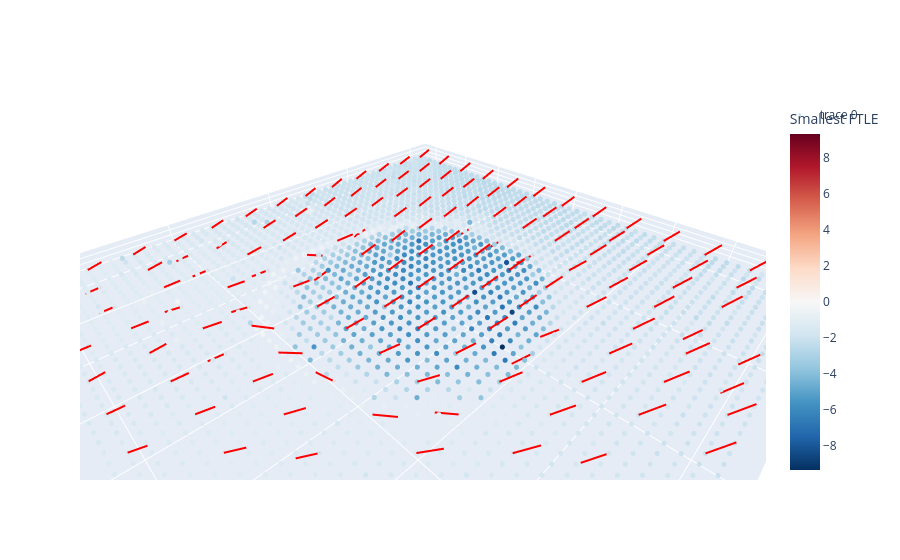

The notebook cell this image was saved under:
### Code cell
fig = go.Figure()

m = np.max(np.abs(lyap_grid_min))


fig.add_trace(
    go.Scatter3d(
        x=X3.ravel(),
        y=Y3.ravel(),
        z=Z3.ravel(),
        mode='markers',
        marker=dict(
            size=3,
            color=lyap_grid_min.ravel(),
            colorscale='RdBu_r',
            cmin=-m,
            cmax=m,
            colorbar=dict(title='Smallest FTLE')
        )
    )
)

skip = 4

for i in range(0, X3.shape[1], skip):
    for j in range(0, X3.shape[0], skip):

        x0 = X3[j,i]
        y0 = Y3[j,i]
        z0 = Z3[j,i]

        v = min_dirs[j,i]

        scale = 0.15

        fig.add_trace(
            go.Scatter3d(
                x=[x0, x0 + scale*v[0]],
                y=[y0, y0 + scale*v[1]],
                z=[z0, z0 + scale*v[2]],
                mode='lines',
                line=dict(color='red', width=4),
                showlegend=False
            )
        )

fig.update_layout(
    scene=dict(
        aspectmode='data',
        xaxis_title="x1",
        yaxis_title="x2"
    )
)

fig.show()

fig.write_html(
    save_dir / "general_1000_unstd_3ds_3ftle_46.html",
    include_plotlyjs="cdn"
)

### Figure 1 — Plotly figure (JSON) as saved in the notebook; plotly's stock layout.template omitted (floating-point values rounded to 4 significant figures; data arrays with more than 128 entries replaced by an {"elided": "..."} marker saying what was removed)
{"data": [{"marker": {"cmax": 9.332, "cmin": -9.332, "color": {"elided": "2500 float values"}, "colorbar": {"title": {"text": "Smallest FTLE"}}, "colorscale": [[0, "rgb(5,48,97)"], [0.1, "rgb(33,102,172)"], [0.2, "rgb(67,147,195)"], [0.3, "rgb(146,197,222)"], [0.4, "rgb(209,229,240)"], [0.5, "rgb(247,247,247)"], [0.6, "rgb(253,219,199)"], [0.7, "rgb(244,165,130)"], [0.8, "rgb(214,96,77)"], [0.9, "rgb(178,24,43)"], [1, "rgb(103,0,31)"]], "size": 3}, "mode": "markers", "type": "scatter3d", "x": {"elided": "2500 float values"}, "y": {"elided": "2500 float values"}, "z": {"elided": "2500 float values"}}, {"line": {"color": "red", "width": 4}, "mode": "lines", "showlegend": false, "type": "scatter3d", "x": [-2.047, -2.137], "y": [-2.069, -1.994], "z": [0, 0.09369]}, {"line": {"color": "red", "width": 4}, "mode": "lines", "showlegend": false, "type": "scatter3d", "x": [-2.047, -2.137], "y": [-1.727, -1.655], "z": [0, 0.09633]}, {"line": {"color": "red", "width": 4}, "mode": "lines", "showlegend": false, "type": "scatter3d", "x": [-2.047, -2.139], "y": [-1.384, -1.314], "z": [0, 0.09531]}, {"line": {"color": "red", "width": 4}, "mode": "lines", "showlegend": false, "type": "scatter3d", "x": [-2.047, -2.14], "y": [-1.042, -0.9739], "z": [0, 0.09603]}, {"line": {"color": "red", "width": 4}, "mode": "lines", "showlegend": false, "type": "scatter3d", "x": [-2.047, -2.141], "y": [-0.6999, -0.63], "z": [0, 0.0938]}, {"line": {"color": "red", "width": 4}, "mode": "lines", "showlegend": false, "type": "scatter3d", "x": [-2.047, -2.141], "y": [-0.3577, -0.2887], "z": [0, 0.09395]}, {"line": {"color": "red", "width": 4}, "mode": "lines", "showlegend": false, "type": "scatter3d", "x": [-2.047, -2.142], "y": [-0.01554, 0.05412], "z": [0, 0.09279]}, {"line": {"color": "red", "width": 4}, "mode": "lines", "showlegend": false, "type": "scatter3d", "x": [-2.047, -2.143], "y": [0.3267, 0.3964], "z": [0, 0.09178]}, {"line": {"color": "red", "width": 4}, "mode": "lines", "showlegend": false, "type": "scatter3d", "x": [-2.047, -2.141], "y": [0.6689, 0.742], "z": [0, 0.09074]}, {"line": {"color": "red", "width": 4}, "mode": "lines", "showlegend": false, "type": "scatter3d", "x": [-2.047, -2.138], "y": [1.011, 1.09], "z": [0, 0.08969]}, {"line": {"color": "red", "width": 4}, "mode": "lines", "showlegend": false, "type": "scatter3d", "x": [-2.047, -2.141], "y": [1.353, 1.43], "z": [0, 0.08895]}, {"line": {"color": "red", "width": 4}, "mode": "lines", "showlegend": false, "type": "scatter3d", "x": [-2.047, -2.139], "y": [1.695, 1.773], "z": [0, 0.08975]}, {"line": {"color": "red", "width": 4}, "mode": "lines", "showlegend": false, "type": "scatter3d", "x": [-2.047, -2.139], "y": [2.038, 2.115], "z": [0, 0.0893]}, {"line": {"color": "red", "width": 4}, "mode": "lines", "showlegend": false, "type": "scatter3d", "x": [-1.706, -1.794], "y": [-2.069, -1.988], "z": [0, 0.09127]}, {"line": {"color": "red", "width": 4}, "mode": "lines", "showlegend": false, "type": "scatter3d", "x": [-1.706, -1.796], "y": [-1.727, -1.651], "z": [0, 0.09274]}, {"line": {"color": "red", "width": 4}, "mode": "lines", "showlegend": false, "type": "scatter3d", "x": [-1.706, -1.797], "y": [-1.384, -1.312], "z": [0, 0.09421]}, {"line": {"color": "red", "width": 4}, "mode": "lines", "showlegend": false, "type": "scatter3d", "x": [-1.706, -1.799], "y": [-1.042, -0.9698], "z": [0, 0.09264]}, {"line": {"color": "red", "width": 4}, "mode": "lines", "showlegend": false, "type": "scatter3d", "x": [-1.706, -1.799], "y": [-0.6999, -0.6292], "z": [0, 0.09367]}, {"line": {"color": "red", "width": 4}, "mode": "lines", "showlegend": false, "type": "scatter3d", "x": [-1.706, -1.799], "y": [-0.3577, -0.2884], "z": [0, 0.09467]}, {"line": {"color": "red", "width": 4}, "mode": "lines", "showlegend": false, "type": "scatter3d", "x": [-1.706, -1.799], "y": [-0.01554, 0.05752], "z": [0, 0.09169]}, {"line": {"color": "red", "width": 4}, "mode": "lines", "showlegend": false, "type": "scatter3d", "x": [-1.706, -1.8], "y": [0.3267, 0.3993], "z": [0, 0.09143]}, {"line": {"color": "red", "width": 4}, "mode": "lines", "showlegend": false, "type": "scatter3d", "x": [-1.706, -1.799], "y": [0.6689, 0.7453], "z": [0, 0.08967]}, {"line": {"color": "red", "width": 4}, "mode": "lines", "showlegend": false, "type": "scatter3d", "x": [-1.706, -1.798], "y": [1.011, 1.089], "z": [0, 0.08897]}, {"line": {"color": "red", "width": 4}, "mode": "lines", "showlegend": false, "type": "scatter3d", "x": [-1.706, -1.798], "y": [1.353, 1.432], "z": [0, 0.0884]}, {"line": {"color": "red", "width": 4}, "mode": "lines", "showlegend": false, "type": "scatter3d", "x": [-1.706, -1.797], "y": [1.695, 1.775], "z": [0, 0.08824]}, {"line": {"color": "red", "width": 4}, "mode": "lines", "showlegend": false, "type": "scatter3d", "x": [-1.706, -1.798], "y": [2.038, 2.116], "z": [0, 0.08848]}, {"line": {"color": "red", "width": 4}, "mode": "lines", "showlegend": false, "type": "scatter3d", "x": [-1.365, -1.452], "y": [-2.069, -1.988], "z": [0, 0.09154]}, {"line": {"color": "red", "width": 4}, "mode": "lines", "showlegend": false, "type": "scatter3d", "x": [-1.365, -1.452], "y": [-1.727, -1.645], "z": [0, 0.09149]}, {"line": {"color": "red", "width": 4}, "mode": "lines", "showlegend": false, "type": "scatter3d", "x": [-1.365, -1.456], "y": [-1.384, -1.309], "z": [0, 0.09215]}, {"line": {"color": "red", "width": 4}, "mode": "lines", "showlegend": false, "type": "scatter3d", "x": [-1.365, -1.457], "y": [-1.042, -0.9691], "z": [0, 0.09306]}, {"line": {"color": "red", "width": 4}, "mode": "lines", "showlegend": false, "type": "scatter3d", "x": [-1.365, -1.457], "y": [-0.6999, -0.6301], "z": [0, 0.09501]}, {"line": {"color": "red", "width": 4}, "mode": "lines", "showlegend": false, "type": "scatter3d", "x": [-1.365, -1.459], "y": [-0.3577, -0.2872], "z": [0, 0.09251]}, {"line": {"color": "red", "width": 4}, "mode": "lines", "showlegend": false, "type": "scatter3d", "x": [-1.365, -1.457], "y": [-0.01554, 0.05849], "z": [0, 0.09184]}, {"line": {"color": "red", "width": 4}, "mode": "lines", "showlegend": false, "type": "scatter3d", "x": [-1.365, -1.457], "y": [0.3267, 0.4019], "z": [0, 0.09119]}, {"line": {"color": "red", "width": 4}, "mode": "lines", "showlegend": false, "type": "scatter3d", "x": [-1.365, -1.458], "y": [0.6689, 0.7449], "z": [0, 0.08993]}, {"line": {"color": "red", "width": 4}, "mode": "lines", "showlegend": false, "type": "scatter3d", "x": [-1.365, -1.457], "y": [1.011, 1.09], "z": [0, 0.08854]}, {"line": {"color": "red", "width": 4}, "mode": "lines", "showlegend": false, "type": "scatter3d", "x": [-1.365, -1.457], "y": [1.353, 1.433], "z": [0, 0.08732]}, {"line": {"color": "red", "width": 4}, "mode": "lines", "showlegend": false, "type": "scatter3d", "x": [-1.365, -1.456], "y": [1.695, 1.775], "z": [0, 0.08845]}, {"line": {"color": "red", "width": 4}, "mode": "lines", "showlegend": false, "type": "scatter3d", "x": [-1.365, -1.456], "y": [2.038, 2.118], "z": [0, 0.08775]}, {"line": {"color": "red", "width": 4}, "mode": "lines", "showlegend": false, "type": "scatter3d", "x": [-1.023, -1.11], "y": [-2.069, -1.988], "z": [0, 0.09216]}, {"line": {"color": "red", "width": 4}, "mode": "lines", "showlegend": false, "type": "scatter3d", "x": [-1.023, -1.111], "y": [-1.727, -1.647], "z": [0, 0.09155]}, {"line": {"color": "red", "width": 4}, "mode": "lines", "showlegend": false, "type": "scatter3d", "x": [-1.023, -1.111], "y": [-1.384, -1.303], "z": [0, 0.09047]}, {"line": {"color": "red", "width": 4}, "mode": "lines", "showlegend": false, "type": "scatter3d", "x": [-1.023, -1.117], "y": [-1.042, -0.9702], "z": [0, 0.09274]}, {"line": {"color": "red", "width": 4}, "mode": "lines", "showlegend": false, "type": "scatter3d", "x": [-1.023, -1.123], "y": [-0.6999, -0.6325], "z": [0, 0.08961]}, {"line": {"color": "red", "width": 4}, "mode": "lines", "showlegend": false, "type": "scatter3d", "x": [-1.023, -0.9082], "y": [-0.3577, -0.4233], "z": [0, -0.07013]}, {"line": {"color": "red", "width": 4}, "mode": "lines", "showlegend": false, "type": "scatter3d", "x": [-1.023, -0.9164], "y": [-0.01554, -0.08717], "z": [0, -0.0769]}, {"line": {"color": "red", "width": 4}, "mode": "lines", "showlegend": false, "type": "scatter3d", "x": [-1.023, -0.918], "y": [0.3267, 0.2461], "z": [0, -0.06988]}, {"line": {"color": "red", "width": 4}, "mode": "lines", "showlegend": false, "type": "scatter3d", "x": [-1.023, -1.116], "y": [0.6689, 0.7509], "z": [0, 0.08463]}, {"line": {"color": "red", "width": 4}, "mode": "lines", "showlegend": false, "type": "scatter3d", "x": [-1.023, -1.113], "y": [1.011, 1.093], "z": [0, 0.08842]}, {"line": {"color": "red", "width": 4}, "mode": "lines", "showlegend": false, "type": "scatter3d", "x": [-1.023, -1.113], "y": [1.353, 1.433], "z": [0, 0.08969]}, {"line": {"color": "red", "width": 4}, "mode": "lines", "showlegend": false, "type": "scatter3d", "x": [-1.023, -0.9332], "y": [1.695, 1.613], "z": [0, -0.08722]}, {"line": {"color": "red", "width": 4}, "mode": "lines", "showlegend": false, "type": "scatter3d", "x": [-1.023, -0.9333], "y": [2.038, 1.956], "z": [0, -0.0879]}, {"line": {"color": "red", "width": 4}, "mode": "lines", "showlegend": false, "type": "scatter3d", "x": [-0.6823, -0.7693], "y": [-2.069, -1.99], "z": [0, 0.09317]}, {"line": {"color": "red", "width": 4}, "mode": "lines", "showlegend": false, "type": "scatter3d", "x": [-0.6823, -0.7693], "y": [-1.727, -1.646], "z": [0, 0.09218]}, {"line": {"color": "red", "width": 4}, "mode": "lines", "showlegend": false, "type": "scatter3d", "x": [-0.6823, -0.7684], "y": [-1.384, -1.302], "z": [0, 0.09105]}, {"line": {"color": "red", "width": 4}, "mode": "lines", "showlegend": false, "type": "scatter3d", "x": [-0.6823, -0.7748], "y": [-1.042, -0.9648], "z": [0, 0.08917]}, {"line": {"color": "red", "width": 4}, "mode": "lines", "showlegend": false, "type": "scatter3d", "x": [-0.6823, -0.7989], "y": [-0.6999, -0.6461], "z": [0, 0.07747]}, {"line": {"color": "red", "width": 4}, "mode": "lines", "showlegend": false, "type": "scatter3d", "x": [-0.6823, -0.7763], "y": [-0.3577, -0.2869], "z": [0, 0.09292]}, {"line": {"color": "red", "width": 4}, "mode": "lines", "showlegend": false, "type": "scatter3d", "x": [-0.6823, -0.774], "y": [-0.01554, 0.05485], "z": [0, 0.09561]}, {"line": {"color": "red", "width": 4}, "mode": "lines", "showlegend": false, "type": "scatter3d", "x": [-0.6823, -0.7677], "y": [0.3267, 0.4013], "z": [0, 0.09821]}, {"line": {"color": "red", "width": 4}, "mode": "lines", "showlegend": false, "type": "scatter3d", "x": [-0.6823, -0.7834], "y": [0.6689, 0.738], "z": [0, 0.08665]}, {"line": {"color": "red", "width": 4}, "mode": "lines", "showlegend": false, "type": "scatter3d", "x": [-0.6823, -0.7702], "y": [1.011, 1.096], "z": [0, 0.08663]}, {"line": {"color": "red", "width": 4}, "mode": "lines", "showlegend": false, "type": "scatter3d", "x": [-0.6823, -0.7717], "y": [1.353, 1.437], "z": [0, 0.08667]}, {"line": {"color": "red", "width": 4}, "mode": "lines", "showlegend": false, "type": "scatter3d", "x": [-0.6823, -0.7721], "y": [1.695, 1.779], "z": [0, 0.08591]}, {"line": {"color": "red", "width": 4}, "mode": "lines", "showlegend": false, "type": "scatter3d", "x": [-0.6823, -0.5926], "y": [2.038, 1.955], "z": [0, -0.08726]}, {"line": {"color": "red", "width": 4}, "mode": "lines", "showlegend": false, "type": "scatter3d", "x": [-0.3411, -0.4214], "y": [-2.069, -1.981], "z": [0, 0.09178]}, {"line": {"color": "red", "width": 4}, "mode": "lines", "showlegend": false, "type": "scatter3d", "x": [-0.3411, -0.4242], "y": [-1.727, -1.641], "z": [0, 0.09108]}, {"line": {"color": "red", "width": 4}, "mode": "lines", "showlegend": false, "type": "scatter3d", "x": [-0.3411, -0.4339], "y": [-1.384, -1.302], "z": [0, 0.08416]}, {"line": {"color": "red", "width": 4}, "mode": "lines", "showlegend": false, "type": "scatter3d", "x": [-0.3411, -0.2333], "y": [-1.042, -1.112], "z": [0, -0.07778]}, {"line": {"color": "red", "width": 4}, "mode": "lines", "showlegend": false, "type": "scatter3d", "x": [-0.3411, -0.4458], "y": [-0.6999, -0.6364], "z": [0, 0.08659]}, {"line": {"color": "red", "width": 4}, "mode": "lines", "showlegend": false, "type": "scatter3d", "x": [-0.3411, -0.4319], "y": [-0.3577, -0.2826], "z": [0, 0.09284]}, {"line": {"color": "red", "width": 4}, "mode": "lines", "showlegend": false, "type": "scatter3d", "x": [-0.3411, -0.4307], "y": [-0.01554, 0.05816], "z": [0, 0.09512]}, {"line": {"color": "red", "width": 4}, "mode": "lines", "showlegend": false, "type": "scatter3d", "x": [-0.3411, -0.429], "y": [0.3267, 0.4004], "z": [0, 0.09666]}, {"line": {"color": "red", "width": 4}, "mode": "lines", "showlegend": false, "type": "scatter3d", "x": [-0.3411, -0.4305], "y": [0.6689, 0.741], "z": [0, 0.09651]}, {"line": {"color": "red", "width": 4}, "mode": "lines", "showlegend": false, "type": "scatter3d", "x": [-0.3411, -0.2498], "y": [1.011, 0.9177], "z": [0, -0.07373]}, {"line": {"color": "red", "width": 4}, "mode": "lines", "showlegend": false, "type": "scatter3d", "x": [-0.3411, -0.4288], "y": [1.353, 1.441], "z": [0, 0.08485]}, {"line": {"color": "red", "width": 4}, "mode": "lines", "showlegend": false, "type": "scatter3d", "x": [-0.3411, -0.4307], "y": [1.695, 1.781], "z": [0, 0.08428]}, {"line": {"color": "red", "width": 4}, "mode": "lines", "showlegend": false, "type": "scatter3d", "x": [-0.3411, -0.4295], "y": [2.038, 2.123], "z": [0, 0.08583]}, {"line": {"color": "red", "width": 4}, "mode": "lines", "showlegend": false, "type": "scatter3d", "x": [2.123e-05, -0.08622], "y": [-2.069, -1.982], "z": [0, 0.08697]}, {"line": {"color": "red", "width": 4}, "mode": "lines", "showlegend": false, "type": "scatter3d", "x": [2.123e-05, -0.09204], "y": [-1.727, -1.642], "z": [0, 0.08283]}, {"line": {"color": "red", "width": 4}, "mode": "lines", "showlegend": false, "type": "scatter3d", "x": [2.123e-05, -0.09252], "y": [-1.384, -1.299], "z": [0, 0.08182]}, {"line": {"color": "red", "width": 4}, "mode": "lines", "showlegend": false, "type": "scatter3d", "x": [2.123e-05, -0.1184], "y": [-1.042, -0.9644], "z": [0, 0.04942]}, {"line": {"color": "red", "width": 4}, "mode": "lines", "showlegend": false, "type": "scatter3d", "x": [2.123e-05, -0.1033], "y": [-0.6999, -0.6324], "z": [0, 0.08522]}, {"line": {"color": "red", "width": 4}, "mode": "lines", "showlegend": false, "type": "scatter3d", "x": [2.123e-05, -0.09073], "y": [-0.3577, -0.2826], "z": [0, 0.09283]}, {"line": {"color": "red", "width": 4}, "mode": "lines", "showlegend": false, "type": "scatter3d", "x": [2.123e-05, -0.08845], "y": [-0.01554, 0.06144], "z": [0, 0.09353]}, {"line": {"color": "red", "width": 4}, "mode": "lines", "showlegend": false, "type": "scatter3d", "x": [2.123e-05, -0.08847], "y": [0.3267, 0.4018], "z": [0, 0.095]}, {"line": {"color": "red", "width": 4}, "mode": "lines", "showlegend": false, "type": "scatter3d", "x": [2.123e-05, -0.08727], "y": [0.6689, 0.7452], "z": [0, 0.09514]}, {"line": {"color": "red", "width": 4}, "mode": "lines", "showlegend": false, "type": "scatter3d", "x": [2.123e-05, 0.08681], "y": [1.011, 0.9265], "z": [0, -0.08847]}, {"line": {"color": "red", "width": 4}, "mode": "lines", "showlegend": false, "type": "scatter3d", "x": [2.123e-05, -0.08953], "y": [1.353, 1.442], "z": [0, 0.08161]}, {"line": {"color": "red", "width": 4}, "mode": "lines", "showlegend": false, "type": "scatter3d", "x": [2.123e-05, -0.08869], "y": [1.695, 1.783], "z": [0, 0.08315]}, {"line": {"color": "red", "width": 4}, "mode": "lines", "showlegend": false, "type": "scatter3d", "x": [2.123e-05, -0.08848], "y": [2.038, 2.123], "z": [0, 0.08594]}, {"line": {"color": "red", "width": 4}, "mode": "lines", "showlegend": false, "type": "scatter3d", "x": [0.3412, 0.2518], "y": [-2.069, -1.98], "z": [0, 0.08176]}, {"line": {"color": "red", "width": 4}, "mode": "lines", "showlegend": false, "type": "scatter3d", "x": [0.3412, 0.2517], "y": [-1.727, -1.637], "z": [0, 0.08019]}, {"line": {"color": "red", "width": 4}, "mode": "lines", "showlegend": false, "type": "scatter3d", "x": [0.3412, 0.2511], "y": [-1.384, -1.294], "z": [0, 0.07929]}, {"line": {"color": "red", "width": 4}, "mode": "lines", "showlegend": false, "type": "scatter3d", "x": [0.3412, 0.2234], "y": [-1.042, -0.9515], "z": [0, -0.0204]}, {"line": {"color": "red", "width": 4}, "mode": "lines", "showlegend": false, "type": "scatter3d", "x": [0.3412, 0.4377], "y": [-0.6999, -0.7736], "z": [0, -0.08807]}, {"line": {"color": "red", "width": 4}, "mode": "lines", "showlegend": false, "type": "scatter3d", "x": [0.3412, 0.2437], "y": [-0.3577, -0.2854], "z": [0, 0.08808]}, {"line": {"color": "red", "width": 4}, "mode": "lines", "showlegend": false, "type": "scatter3d", "x": [0.3412, 0.2416], "y": [-0.01554, 0.05864], "z": [0, 0.0841]}, {"line": {"color": "red", "width": 4}, "mode": "lines", "showlegend": false, "type": "scatter3d", "x": [0.3412, 0.2527], "y": [0.3267, 0.4063], "z": [0, 0.09127]}, {"line": {"color": "red", "width": 4}, "mode": "lines", "showlegend": false, "type": "scatter3d", "x": [0.3412, 0.2544], "y": [0.6689, 0.7552], "z": [0, 0.08661]}, {"line": {"color": "red", "width": 4}, "mode": "lines", "showlegend": false, "type": "scatter3d", "x": [0.3412, 0.2533], "y": [1.011, 1.101], "z": [0, 0.0814]}, {"line": {"color": "red", "width": 4}, "mode": "lines", "showlegend": false, "type": "scatter3d", "x": [0.3412, 0.2557], "y": [1.353, 1.446], "z": [0, 0.08161]}, {"line": {"color": "red", "width": 4}, "mode": "lines", "showlegend": false, "type": "scatter3d", "x": [0.3412, 0.4278], "y": [1.695, 1.606], "z": [0, -0.08334]}, {"line": {"color": "red", "width": 4}, "mode": "lines", "showlegend": false, "type": "scatter3d", "x": [0.3412, 0.2538], "y": [2.038, 2.125], "z": [0, 0.08453]}, {"line": {"color": "red", "width": 4}, "mode": "lines", "showlegend": false, "type": "scatter3d", "x": [0.6824, 0.5925], "y": [-2.069, -1.978], "z": [0, 0.07925]}, {"line": {"color": "red", "width": 4}, "mode": "lines", "showlegend": false, "type": "scatter3d", "x": [0.6824, 0.7732], "y": [-1.727, -1.816], "z": [0, -0.07913]}, {"line": {"color": "red", "width": 4}, "mode": "lines", "showlegend": false, "type": "scatter3d", "x": [0.6824, 0.5888], "y": [-1.384, -1.293], "z": [0, 0.07302]}, {"line": {"color": "red", "width": 4}, "mode": "lines", "showlegend": false, "type": "scatter3d", "x": [0.6824, 0.7869], "y": [-1.042, -1.134], "z": [0, -0.05526]}, {"line": {"color": "red", "width": 4}, "mode": "lines", "showlegend": false, "type": "scatter3d", "x": [0.6824, 0.5348], "y": [-0.6999, -0.6734], "z": [0, 0.005505]}, {"line": {"color": "red", "width": 4}, "mode": "lines", "showlegend": false, "type": "scatter3d", "x": [0.6824, 0.571], "y": [-0.3577, -0.2849], "z": [0, 0.0692]}, {"line": {"color": "red", "width": 4}, "mode": "lines", "showlegend": false, "type": "scatter3d", "x": [0.6824, 0.5895], "y": [-0.01554, 0.06831], "z": [0, 0.08276]}, {"line": {"color": "red", "width": 4}, "mode": "lines", "showlegend": false, "type": "scatter3d", "x": [0.6824, 0.581], "y": [0.3267, 0.4131], "z": [0, 0.06906]}, {"line": {"color": "red", "width": 4}, "mode": "lines", "showlegend": false, "type": "scatter3d", "x": [0.6824, 0.599], "y": [0.6689, 0.7723], "z": [0, 0.06967]}, {"line": {"color": "red", "width": 4}, "mode": "lines", "showlegend": false, "type": "scatter3d", "x": [0.6824, 0.7552], "y": [1.011, 0.8831], "z": [0, -0.0288]}, {"line": {"color": "red", "width": 4}, "mode": "lines", "showlegend": false, "type": "scatter3d", "x": [0.6824, 0.5961], "y": [1.353, 1.451], "z": [0, 0.07422]}, {"line": {"color": "red", "width": 4}, "mode": "lines", "showlegend": false, "type": "scatter3d", "x": [0.6824, 0.7673], "y": [1.695, 1.601], "z": [0, -0.07977]}, {"line": {"color": "red", "width": 4}, "mode": "lines", "showlegend": false, "type": "scatter3d", "x": [0.6824, 0.5981], "y": [2.038, 2.134], "z": [0, 0.07881]}, {"line": {"color": "red", "width": 4}, "mode": "lines", "showlegend": false, "type": "scatter3d", "x": [1.024, 0.9298], "y": [-2.069, -1.977], "z": [0, 0.07265]}, {"line": {"color": "red", "width": 4}, "mode": "lines", "showlegend": false, "type": "scatter3d", "x": [1.024, 1.122], "y": [-1.727, -1.82], "z": [0, -0.06375]}, {"line": {"color": "red", "width": 4}, "mode": "lines", "showlegend": false, "type": "scatter3d", "x": [1.024, 1.124], "y": [-1.384, -1.479], "z": [0, -0.05876]}, {"line": {"color": "red", "width": 4}, "mode": "lines", "showlegend": false, "type": "scatter3d", "x": [1.024, 0.9206], "y": [-1.042, -0.9468], "z": [0, 0.0531]}, {"line": {"color": "red", "width": 4}, "mode": "lines", "showlegend": false, "type": "scatter3d", "x": [1.024, 1.125], "y": [-0.6999, -0.7993], "z": [0, -0.04837]}, {"line": {"color": "red", "width": 4}, "mode": "lines", "showlegend": false, "type": "scatter3d", "x": [1.024, 1.129], "y": [-0.3577, -0.4616], "z": [0, 0.02569]}, {"line": {"color": "red", "width": 4}, "mode": "lines", "showlegend": false, "type": "scatter3d", "x": [1.024, 1.132], "y": [-0.01554, -0.1183], "z": [0, 0.01033]}, {"line": {"color": "red", "width": 4}, "mode": "lines", "showlegend": false, "type": "scatter3d", "x": [1.024, 1.059], "y": [0.3267, 0.1809], "z": [0, -0.002053]}, {"line": {"color": "red", "width": 4}, "mode": "lines", "showlegend": false, "type": "scatter3d", "x": [1.024, 0.9508], "y": [0.6689, 0.797], "z": [0, 0.02789]}, {"line": {"color": "red", "width": 4}, "mode": "lines", "showlegend": false, "type": "scatter3d", "x": [1.024, 0.9387], "y": [1.011, 1.12], "z": [0, 0.05926]}, {"line": {"color": "red", "width": 4}, "mode": "lines", "showlegend": false, "type": "scatter3d", "x": [1.024, 1.106], "y": [1.353, 1.251], "z": [0, -0.07295]}, {"line": {"color": "red", "width": 4}, "mode": "lines", "showlegend": false, "type": "scatter3d", "x": [1.024, 1.106], "y": [1.695, 1.596], "z": [0, -0.07643]}, {"line": {"color": "red", "width": 4}, "mode": "lines", "showlegend": false, "type": "scatter3d", "x": [1.024, 1.109], "y": [2.038, 1.943], "z": [0, -0.07812]}, {"line": {"color": "red", "width": 4}, "mode": "lines", "showlegend": false, "type": "scatter3d", "x": [1.365, 1.273], "y": [-2.069, -1.976], "z": [0, 0.07441]}, {"line": {"color": "red", "width": 4}, "mode": "lines", "showlegend": false, "type": "scatter3d", "x": [1.365, 1.264], "y": [-1.727, -1.638], "z": [0, 0.06862]}, {"line": {"color": "red", "width": 4}, "mode": "lines", "showlegend": false, "type": "scatter3d", "x": [1.365, 1.263], "y": [-1.384, -1.291], "z": [0, 0.058]}, {"line": {"color": "red", "width": 4}, "mode": "lines", "showlegend": false, "type": "scatter3d", "x": [1.365, 1.464], "y": [-1.042, -1.143], "z": [0, -0.05007]}, {"line": {"color": "red", "width": 4}, "mode": "lines", "showlegend": false, "type": "scatter3d", "x": [1.365, 1.262], "y": [-0.6999, -0.604], "z": [0, 0.05332]}, {"line": {"color": "red", "width": 4}, "mode": "lines", "showlegend": false, "type": "scatter3d", "x": [1.365, 1.461], "y": [-0.3577, -0.4507], "z": [0, -0.06825]}, {"line": {"color": "red", "width": 4}, "mode": "lines", "showlegend": false, "type": "scatter3d", "x": [1.365, 1.274], "y": [-0.01554, 0.08214], "z": [0, 0.06911]}, {"line": {"color": "red", "width": 4}, "mode": "lines", "showlegend": false, "type": "scatter3d", "x": [1.365, 1.279], "y": [0.3267, 0.43], "z": [0, 0.06733]}, {"line": {"color": "red", "width": 4}, "mode": "lines", "showlegend": false, "type": "scatter3d", "x": [1.365, 1.451], "y": [0.6689, 0.5641], "z": [0, -0.06404]}, {"line": {"color": "red", "width": 4}, "mode": "lines", "showlegend": false, "type": "scatter3d", "x": [1.365, 1.448], "y": [1.011, 0.9053], "z": [0, -0.0658]}, {"line": {"color": "red", "width": 4}, "mode": "lines", "showlegend": false, "type": "scatter3d", "x": [1.365, 1.446], "y": [1.353, 1.248], "z": [0, -0.06993]}, {"line": {"color": "red", "width": 4}, "mode": "lines", "showlegend": false, "type": "scatter3d", "x": [1.365, 1.447], "y": [1.695, 1.594], "z": [0, -0.07397]}, {"line": {"color": "red", "width": 4}, "mode": "lines", "showlegend": false, "type": "scatter3d", "x": [1.365, 1.282], "y": [2.038, 2.139], "z": [0, 0.07431]}, {"line": {"color": "red", "width": 4}, "mode": "lines", "showlegend": false, "type": "scatter3d", "x": [1.706, 1.605], "y": [-2.069, -1.982], "z": [0, 0.06893]}, {"line": {"color": "red", "width": 4}, "mode": "lines", "showlegend": false, "type": "scatter3d", "x": [1.706, 1.804], "y": [-1.727, -1.823], "z": [0, -0.05859]}, {"line": {"color": "red", "width": 4}, "mode": "lines", "showlegend": false, "type": "scatter3d", "x": [1.706, 1.802], "y": [-1.384, -1.482], "z": [0, -0.06138]}, {"line": {"color": "red", "width": 4}, "mode": "lines", "showlegend": false, "type": "scatter3d", "x": [1.706, 1.607], "y": [-1.042, -0.9457], "z": [0, 0.05916]}, {"line": {"color": "red", "width": 4}, "mode": "lines", "showlegend": false, "type": "scatter3d", "x": [1.706, 1.612], "y": [-0.6999, -0.6103], "z": [0, 0.07569]}, {"line": {"color": "red", "width": 4}, "mode": "lines", "showlegend": false, "type": "scatter3d", "x": [1.706, 1.616], "y": [-0.3577, -0.2631], "z": [0, 0.0738]}, {"line": {"color": "red", "width": 4}, "mode": "lines", "showlegend": false, "type": "scatter3d", "x": [1.706, 1.619], "y": [-0.01554, 0.08334], "z": [0, 0.07196]}, {"line": {"color": "red", "width": 4}, "mode": "lines", "showlegend": false, "type": "scatter3d", "x": [1.706, 1.623], "y": [0.3267, 0.433], "z": [0, 0.06623]}, {"line": {"color": "red", "width": 4}, "mode": "lines", "showlegend": false, "type": "scatter3d", "x": [1.706, 1.789], "y": [0.6689, 0.5603], "z": [0, -0.06167]}, {"line": {"color": "red", "width": 4}, "mode": "lines", "showlegend": false, "type": "scatter3d", "x": [1.706, 1.626], "y": [1.011, 1.117], "z": [0, 0.07029]}, {"line": {"color": "red", "width": 4}, "mode": "lines", "showlegend": false, "type": "scatter3d", "x": [1.706, 1.626], "y": [1.353, 1.456], "z": [0, 0.07432]}, {"line": {"color": "red", "width": 4}, "mode": "lines", "showlegend": false, "type": "scatter3d", "x": [1.706, 1.624], "y": [1.695, 1.799], "z": [0, 0.07088]}, {"line": {"color": "red", "width": 4}, "mode": "lines", "showlegend": false, "type": "scatter3d", "x": [1.706, 1.625], "y": [2.038, 2.141], "z": [0, 0.07181]}, {"line": {"color": "red", "width": 4}, "mode": "lines", "showlegend": false, "type": "scatter3d", "x": [2.047, 1.947], "y": [-2.069, -1.98], "z": [0, 0.06841]}, {"line": {"color": "red", "width": 4}, "mode": "lines", "showlegend": false, "type": "scatter3d", "x": [2.047, 2.147], "y": [-1.727, -1.82], "z": [0, -0.06033]}, {"line": {"color": "red", "width": 4}, "mode": "lines", "showlegend": false, "type": "scatter3d", "x": [2.047, 1.947], "y": [-1.384, -1.288], "z": [0, 0.05748]}, {"line": {"color": "red", "width": 4}, "mode": "lines", "showlegend": false, "type": "scatter3d", "x": [2.047, 1.948], "y": [-1.042, -0.947], "z": [0, 0.06073]}, {"line": {"color": "red", "width": 4}, "mode": "lines", "showlegend": false, "type": "scatter3d", "x": [2.047, 1.956], "y": [-0.6999, -0.6087], "z": [0, 0.07657]}, {"line": {"color": "red", "width": 4}, "mode": "lines", "showlegend": false, "type": "scatter3d", "x": [2.047, 1.957], "y": [-0.3577, -0.2631], "z": [0, 0.07367]}, {"line": {"color": "red", "width": 4}, "mode": "lines", "showlegend": false, "type": "scatter3d", "x": [2.047, 1.962], "y": [-0.01554, 0.085], "z": [0, 0.0724]}, {"line": {"color": "red", "width": 4}, "mode": "lines", "showlegend": false, "type": "scatter3d", "x": [2.047, 1.966], "y": [0.3267, 0.4335], "z": [0, 0.06707]}, {"line": {"color": "red", "width": 4}, "mode": "lines", "showlegend": false, "type": "scatter3d", "x": [2.047, 2.129], "y": [0.6689, 0.5611], "z": [0, -0.06476]}, {"line": {"color": "red", "width": 4}, "mode": "lines", "showlegend": false, "type": "scatter3d", "x": [2.047, 1.97], "y": [1.011, 1.118], "z": [0, 0.07154]}, {"line": {"color": "red", "width": 4}, "mode": "lines", "showlegend": false, "type": "scatter3d", "x": [2.047, 1.97], "y": [1.353, 1.461], "z": [0, 0.06977]}, {"line": {"color": "red", "width": 4}, "mode": "lines", "showlegend": false, "type": "scatter3d", "x": [2.047, 1.967], "y": [1.695, 1.802], "z": [0, 0.06893]}, {"line": {"color": "red", "width": 4}, "mode": "lines", "showlegend": false, "type": "scatter3d", "x": [2.047, 1.968], "y": [2.038, 2.144], "z": [0, 0.07008]}], "layout": {"scene": {"aspectmode": "data", "xaxis": {"title": {"text": "x1"}}, "yaxis": {"title": {"text": "x2"}}}}}
